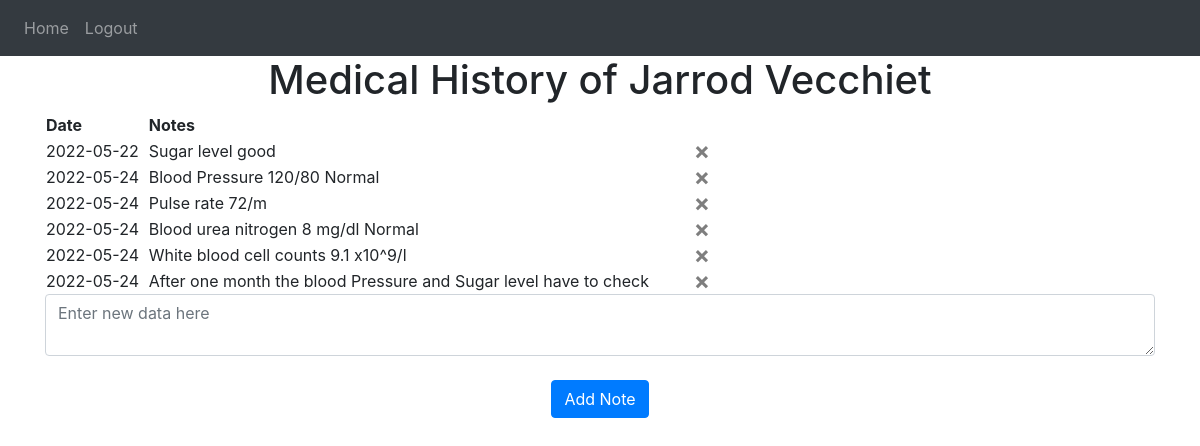
The app's page / (signed in) with its own data.
### website/models.py (models this page shows)
class User(db.Model, UserMixin):
    id = db.Column(db.Integer, primary_key=True)
    email = db.Column(db.String(150), unique=True)
    password = db.Column(db.String(150))
    first_name = db.Column(db.String(150))
    last_name = db.Column(db.String(150))
    notes = db.relationship('Note')

class Note(db.Model):
    id = db.Column(db.Integer, primary_key=True)
    data = db.Column(db.String(10000))
    date = db.Column(db.DateTime(timezone=True), default=func.now())
    user_id = db.Column(db.Integer, db.ForeignKey('user.id'))

### website/views.py (the view, shortened to what this page needs)
@views.route('/', methods=['GET', 'POST'])
@login_required
def home():
    return render_template("home.html", user=current_user)

### website/__init__.py (called while the page is built)
def create_app():
    app = Flask(__name__)
    app.config['SECRET_KEY'] = 'hjshjhdjah kjshkjdhjs'
    app.config['SQLALCHEMY_DATABASE_URI'] = f'sqlite:///{DB_NAME}'
    db.init_app(app)
    from .views import views
    from .auth import auth
    app.register_blueprint(views, url_prefix='/')
    app.register_blueprint(auth, url_prefix='/')
    from .models import User, Note
    create_database(app)
    login_manager = LoginManager()
    login_manager.login_view = 'auth.login'
    login_manager.init_app(app)
    @login_manager.user_loader
    def load_user(id):
        return User.query.get(int(id))
    return app

### website/templates/home.html
{% extends "base.html" %} {% block title %}Health Monitoring System{% endblock %} {% block content
    %}
    <h1 align="center">Medical History of {{user.first_name}} {{user.last_name}}</h1>
    <table width="60%">
    <td><b> Date </b></td><td><b>  Notes </b></td>
      {% for note in user.notes %}
      <tr>
       <td>{{ note.date.strftime('%Y-%m-%d') }} </td><td> {{ note.data }}</td>
        <td>
        <button type="button" class="close" onClick="deleteNote({{ note.id }})">
         <span aria-hidden="true">&times;</span>
        </button>
        </td>
      </tr>
      {% endfor %}
    </table>
    <form method="POST">
      <textarea name="note" id="note" class="form-control"placeholder="Enter new data here"></textarea>
      <br />
      <div align="center">
        <button type="submit" class="btn btn-primary">Add Note</button>
      </div>
    </form>
    {% endblock %}

### records on screen
User: first_name "Jarrod", last_name "Vecchiet"
Note: date "2022-05-22", data "Sugar level good"
Note: date "2022-05-24", data "Blood Pressure 120/80 Normal"
Note: date "2022-05-24", data "Pulse rate 72/m"
Note: date "2022-05-24", data "Blood urea nitrogen 8 mg/dl Normal"
Note: date "2022-05-24", data "White blood cell counts 9.1 x10^9/l"
Note: date "2022-05-24", data "After one month the blood Pressure and Sugar level have to check"
